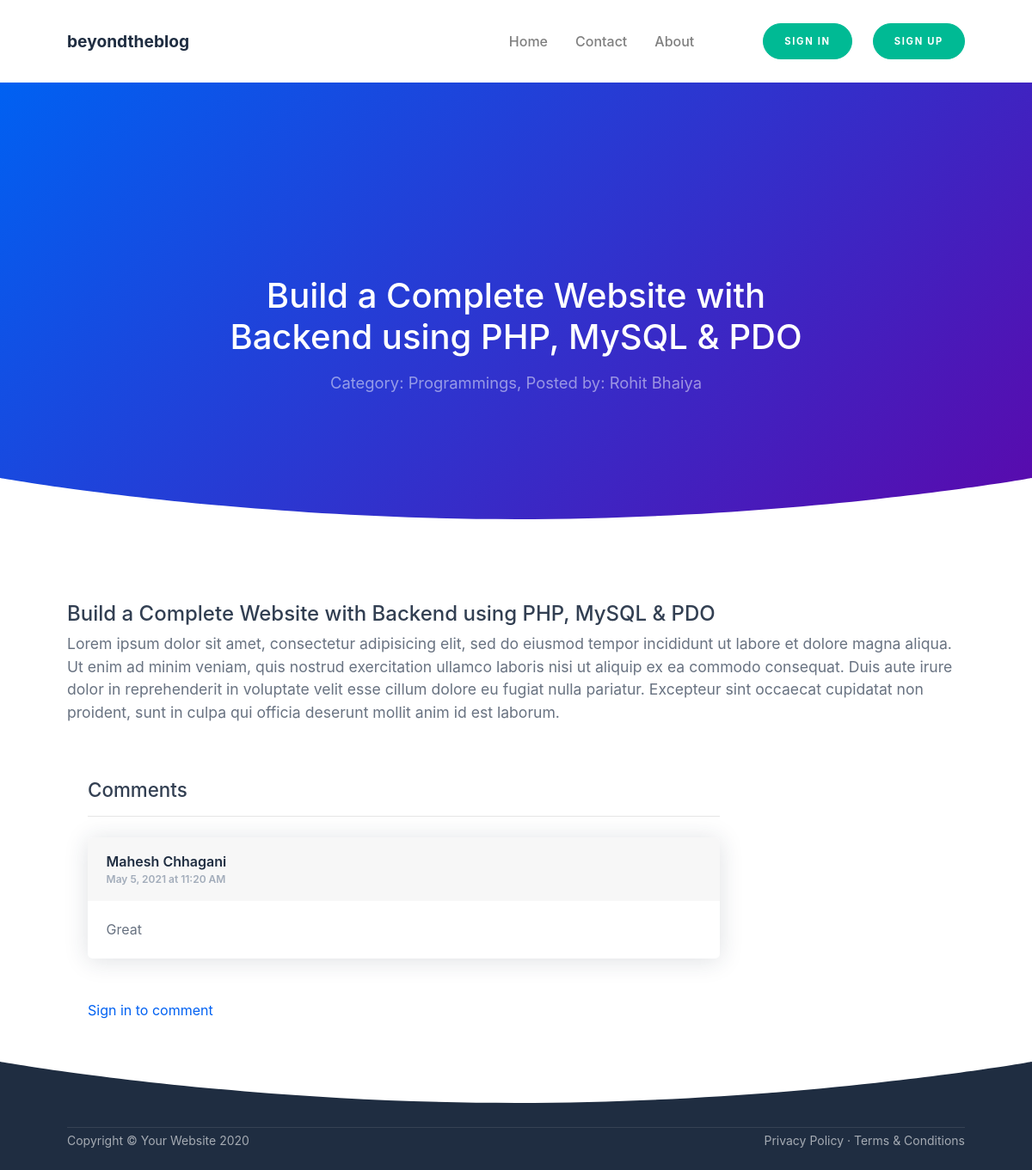
/beyondtheblog/single.php?post_id=3, run on the app's committed database.
### tables this page shows
CREATE TABLE `posts` (
  `post_id` int(11) NOT NULL,
  `post_title` varchar(255) NOT NULL,
  `post_detail` text NOT NULL,
  `post_category_id` int(20) NOT NULL,
  `post_image` text NOT NULL,
  `post_date` varchar(255) NOT NULL,
  `post_status` varchar(255) NOT NULL DEFAULT 'Published',
  `post_author` varchar(255) NOT NULL,
  `post_views` int(11) NOT NULL DEFAULT 0,
  `post_comment_count` int(11) NOT NULL DEFAULT 0,
  `post_tags` text NOT NULL
);

CREATE TABLE `categories` (
  `category_id` int(11) NOT NULL,
  `category_name` varchar(255) NOT NULL,
  `category_total_posts` int(11) NOT NULL,
  `total_post_views` int(11) NOT NULL,
  `category_status` varchar(155) NOT NULL DEFAULT 'Published',
  `created_on` varchar(255) NOT NULL,
  `created_by` varchar(155) NOT NULL
);

CREATE TABLE `comments` (
  `com_id` int(11) NOT NULL,
  `com_post_id` int(11) NOT NULL,
  `com_detail` text NOT NULL,
  `com_user_id` int(11) NOT NULL,
  `com_user_name` varchar(255) NOT NULL,
  `com_date` varchar(255) NOT NULL,
  `com_status` varchar(255) NOT NULL DEFAULT 'unapproved'
);

### beyondtheblog/single.php (the view, shortened to what this page needs)
<?php require_once("./includes/header.php"); ?>
        <div id="layoutDefault">
            <div id="layoutDefault_content">
                <main>
                    <nav class="navbar navbar-marketing navbar-expand-lg bg-white navbar-light">
                        <div class="container">
                            <a class="navbar-brand text-dark" href="index.php">beyondtheblog</a>
                            <div class="collapse navbar-collapse" id="navbarSupportedContent">
                                <ul class="navbar-nav ml-auto mr-lg-5">
                                    <li class="nav-item">
                                        <a class="nav-link" href="index.php">Home </a>
                                    </li>
                                    <li class="nav-item dropdown no-caret">
                                        <a class="nav-link" href="contact.php">Contact</a>
                                    </li>
                                    <li class="nav-item dropdown no-caret">
                                        <a class="nav-link" href="about.php">About</a>
                                    </li>
                                </ul>
                                <?php
                                    require_once("./includes/registration.php");
                                ?>
                            </div>
                        </div>
                    </nav>
                    <?php
                        if(isset($_GET['post_id'])) {
                            $post_id = $_GET['post_id'];
                            $sql = "SELECT * FROM posts WHERE post_id = :id";
                            $stmt = $pdo->prepare($sql);
                            $stmt->execute([
                                ':id' => $post_id
                            ]);
                            $post = $stmt->fetch(PDO::FETCH_ASSOC);
                            $post_title = $post['post_title'];
                            $post_category_id = $post['post_category_id'];
                            $sql = "SELECT * FROM categories WHERE category_id = :id";
                            $stmt = $pdo->prepare($sql);
                            $stmt->execute([
                                ':id' => $post_category_id
                            ]);
                            $category = $stmt->fetch(PDO::FETCH_ASSOC);
                            $post_category = $category['category_name'];
                            $post_detail = $post['post_detail'];
                            $post_author = $post['post_author'];
                        } else {
                            header("Location: index.php");
                        }
                    ?>
                    <header class="page-header page-header-dark bg-gradient-primary-to-secondary">
                        <div class="page-header-content pt-10">
                            <div class="container text-center">
                                <div class="row justify-content-center">
                                    <div class="col-lg-8">
                                        <h1 class="page-header-title mb-3"><?php echo $post_title; ?></h1>
                                        <p class="page-header-text">
                                            Category: <?php echo $post_category; ?>,
                                            Posted by: <?php echo $post_author; ?>
                                        </p>
                                    </div>
                                </div>
                            </div>
                        </div>
                        <div class="svg-border-rounded text-white">
                            <svg xmlns="http://www.w3.org/2000/svg" viewBox="0 0 144.54 17.34" preserveAspectRatio="none" fill="currentColor"><path d="M144.54,17.34H0V0H144.54ZM0,0S32.36,17.34,72.27,17.34,144.54,0,144.54,0" /></svg>
                        </div>
                    </header>
                    <section class="bg-white py-10">
                        <div class="container">
                            <div>
                                <h1><?php echo $post_title; ?></h1>
                                <p class="lead">
                                    <?php echo $post_detail; ?>
                                </p>
                            </div>
                            <div class="pt-5 col-lg-8 col-xl-9">
                                <div class="d-flex align-items-center justify-content-between flex-column flex-md-row">
                                    <h2 class="mb-0">Comments</h2>
                                </div>
                                <hr class="mb-4" />
                                <?php
                                    $sql = "SELECT * FROM comments WHERE com_post_id = :id";
                                    $stmt = $pdo->prepare($sql);
                                    $stmt->execute([
                                        ':id' => $_GET['post_id']
                                    ]);
                                    $count = $stmt->rowCount();
                                    if($count == 0) {
                                        echo "No comments";
                                    } else {
                                        $sql1 = "SELECT * FROM comments WHERE com_post_id = :id";
                                        $stmt1 = $pdo->prepare($sql1);
                                        $stmt1->execute([
                                            ':id' => $_GET['post_id']
                                        ]);
                                        while($comments = $stmt1->fetch(PDO::FETCH_ASSOC)) {
                                            $user_name = $comments['com_user_name'];
                                            $com_date = $comments['com_date'];
                                            $com_detail = $comments['com_detail'];
                                            $com_status = $comments['com_status'];
                                            $com_user_id = $comments['com_user_id'];
                                            if(isset($_SESSION['user_id'])) {
                                                $signed_in_user_id = $_SESSION['user_id'];
                                            } else if(isset($_COOKIE['_uid_'])) {
                                                $signed_in_user_id = base64_decode($_COOKIE['_uid_']);
                                            } else  {
                                                $signed_in_user_id = -1;
                                            }
                                            if($com_status == 'unapproved' && $com_user_id == $signed_in_user_id) { ?>
                                                <div class="card mb-5">
                                                    <div class="card-header d-flex justify-content-between">
                                                        <div class="mr-2 text-dark">
                                                            <?php echo $user_name; ?>
                                                            <div class="text-xs text-muted"><?php echo $com_date; ?></div>
                                                        </div>
                                                        <div class="h5"><span class="badge badge-warning-soft text-warning font-weight-normal">Awaiting Response</span></div>
                                                    </div>
                                                    <div class="card-body">
                                                        <?php echo $com_detail; ?>
                                                    </div>
                                                </div>
                                           <?php } else if($com_status == 'approved') { ?>
                                                <div class="card mb-5">
                                                    <div class="card-header d-flex justify-content-between">
                                                        <div class="mr-2 text-dark">
                                                            <?php echo $user_name; ?>
                                                            <div class="text-xs text-muted"><?php echo $com_date; ?></div>
                                                        </div>
                                                    </div>
                                                    <div class="card-body">
                                                        <?php echo $com_detail; ?>
                                                    </div>
                                                </div>
                                            <?php }
                                            ?>
                                        <?php }
                                    }
                                ?>
                                <?php
                                    if(isset($_COOKIE['_uid_']) || isset($_COOKIE['_uiid_']) || isset($_SESSION['login'])) { ?>
                                        <div class="card">
                                            <div class="card-header">Add Comment</div>
                                            <div class="card-body">
                                                <?php
                                                    if(isset($_POST['submit'])) {
                                                        $comments = trim($_POST['comments']);
                                                        $sql = "INSERT INTO comments (com_post_id, com_detail, com_user_id, com_user_name, com_date, com_status) VALUES (:post_id, :com_detail, :user_id, :user_name, :com_date, :com_status)";
                                                        $stmt = $pdo->prepare($sql);
                                                        if(isset($_SESSION['user_id'])) {
                                                            $signed_in_user_id = $_SESSION['user_id'];
                                                        } else if(isset($_COOKIE['_uid_'])) {
                                                            $signed_in_user_id = base64_decode($_COOKIE['_uid_']);
                                                        } else  {
                                                            $signed_in_user_id = -1;
                                                        }
                                                        $sql2 = "SELECT * FROM users WHERE user_id = :id";
                                                        $stmt2 = $pdo->prepare($sql2);
                                                        $stmt2->execute([
                                                            ':id' => $signed_in_user_id
                                                        ]);
                                                        $result = $stmt2->fetch(PDO::FETCH_ASSOC);
                                                        $user_name = $result['user_name'];
                                                        $stmt->execute([
                                                            ':post_id' => $_GET['post_id'],
                                                            ':com_detail' => $comments,
                                                            ':user_id' => $signed_in_user_id,
                                                            ':user_name' => $user_name,
                                                            ':com_date' => date("M n, Y") . ' at ' . date("h:i A"),
                                                            ':com_status' => 'unapproved'
                                                        ]);
                                                        header("Location: single.php?post_id={$_GET['post_id']}");
                                                    }
                                                ?>
                                                <form action="single.php?post_id=<?php echo $_GET['post_id']; ?>" method="POST">
                                                    <textarea name="comments" placeholder="Type here..." class="form-control mb-2" rows="4"></textarea>
                                                    <button type="submit" name="submit" class="btn btn-primary btn-sm mr-2">Post Comment</button>
                                                </form>
                                            </div>
                                        </div>
                                   <?php } else {
                                        echo "<a href='./backend/signin.php'>Sign in to comment</a>";
                                   }
                                ?>
                            </div>
                        </div>
                        <div class="svg-border-rounded text-dark">
                            <svg xmlns="http://www.w3.org/2000/svg" viewBox="0 0 144.54 17.34" preserveAspectRatio="none" fill="currentColor"><path d="M144.54,17.34H0V0H144.54ZM0,0S32.36,17.34,72.27,17.34,144.54,0,144.54,0" /></svg>
                        </div>
                    </section>
                </main>
            </div>
            <div id="layoutDefault_footer">
                <footer class="footer pt-4 pb-4 mt-auto bg-dark footer-dark">
                    <div class="container">
                        <hr class="my-1" />
                        <div class="row align-items-center">
                            <div class="col-md-6 small">Copyright &#xA9; Your Website 2020</div>
                            <div class="col-md-6 text-md-right small">
                                <a href="privacy-policy.php">Privacy Policy</a>
                                &#xB7;
                                <a href="terms-conditions.php">Terms &amp; Conditions</a>
                            </div>
                        </div>
                    </div>
                </footer>
            </div>
<?php require_once("./includes/footer.php"); ?>

### data on the page
posts: post_title "Build a Complete Website with Backend using PHP, MySQL & PDO", post_author "Rohit Bhaiya", post_detail "Lorem ipsum dolor sit amet, consectetur adipisicing elit, sed do eiusmod tempor incididunt ut labore et dolore magna aliqua. Ut enim ad minim veniam, quis nostrud exercitation ullamco laboris nisi ut aliquip ex ea commodo consequat. Duis aute irure dolor in reprehenderit in voluptate velit esse cillum dolore eu fugiat nulla pariatur. Excepteur sint occaecat cupidatat non proident, sunt in culpa qui officia deserunt mollit anim id est laborum."
categories: category_name "Programmings"
comments: com_user_name "Mahesh Chhagani", com_date "May 5, 2021 at 11:20 AM", com_detail "Great"
